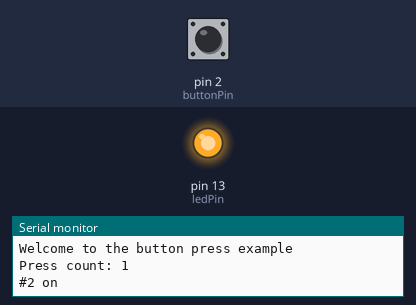
A sketch run on a simulated Arduino Uno, built with avr-gcc and run on an emulated ATmega328P. On the bench: output pins drawn as LEDs (lit = HIGH), the last lines printed to the serial monitor. The inputs (shaded band) are chosen by the test bench; at power-on: pin 2 (buttonPin) LOW. Pins used as bus, display or sensor lines are not drawn.

Above: at 1.2 s.
1.3 s: pin 2 (buttonPin) pulled HIGH for 0.15 s
At 1.38 s:
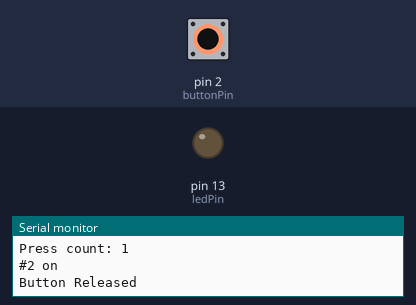
2.9 s: pin 2 (buttonPin) pulled HIGH for 3.2 s
At 7.3 s:
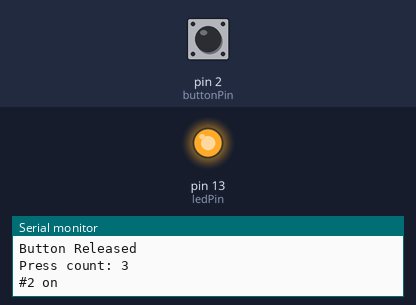
Timing chart, 0 to 8.8 s (numbered marks = the images above; inputs shaded):
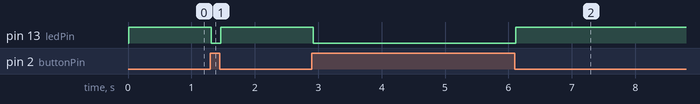

Measured:
- after the input at 1.3 s, pin 13 (ledPin): HIGH → LOW at once, → HIGH 0.15 s later
- after the input at 2.9 s, pin 13 (ledPin): HIGH → LOW at once, → HIGH 3.2 s later

The sketch:

ButtonStateExample.ino
```cpp
/* Button StateMachine Example
 *  by: Jay Wilhelm (jwilhelm@ohio.edu)
 *  Purpose: Demonstrates a button up/down state machine
 *  where actions can be triggered at the press/release states
 */
//button states
#define ButtonState_Up      1
#define ButtonState_Pressed 2
#define ButtonState_Down    3
#define ButtonState_Released 4
//map button high/low to up/down
#define ButtonRead_Up 1
#define ButtonRead_Down 2

#define ledPin    13
#define buttonPin 2
#define led2Pin   1

void setup() {
  // initialize the LED pin as an output:
  pinMode(ledPin, OUTPUT);
  pinMode(led2Pin, OUTPUT);
  // initialize the pushbutton pin as an input:
  pinMode(buttonPin, INPUT);
  Serial.begin(115200);
  Serial.println("Welcome to the button press example");
}

int UpdateButtonState(int iButtonState, int iNewButtonRead)
{
  if(iButtonState == ButtonState_Up && iNewButtonRead == ButtonRead_Down)
    return ButtonState_Pressed;
  else if(iButtonState == ButtonState_Pressed)
    return ButtonState_Down;
  else if(iButtonState == ButtonState_Down && iNewButtonRead == ButtonRead_Up)
    return ButtonState_Released;
  else if(iButtonState == ButtonState_Released)
    return ButtonState_Up;
  return iButtonState;
}

int checkButton(int iButtonPin)
{
  int newButtonRead = digitalRead(iButtonPin);
  delay(10);
  int debounceButtonRead = digitalRead(iButtonPin);
  if(newButtonRead != debounceButtonRead)
    return -1;//button is not stable

  if(newButtonRead == LOW) //Button is active low, ie using pullup
    return ButtonRead_Down;
  return ButtonRead_Up;
}

void loop() {
  //init value of state machine
  static int button1State = ButtonState_Up;
  //keep track of the times a press occurs
  static unsigned int pressCount = 0;
  /*Serial.print("Current State: ");//debug prints
  Serial.print(button1State);
  Serial.print(" Button Read: ");
  Serial.println(checkButton(buttonPin));*/
  button1State = UpdateButtonState(button1State,
                        checkButton(buttonPin));
  /*Serial.print("New State: ");//debug prints
  Serial.println(button1State);*/

  //check the states
  if (button1State == ButtonState_Pressed) {
    digitalWrite(ledPin, HIGH);
    pressCount++;
    Serial.print("Press count: ");
    Serial.println(pressCount);
  }
  else if(button1State == ButtonState_Released) {
    digitalWrite(ledPin, LOW);
    Serial.println("Button Released ");
  }

  //PART 2, LED ON for 2.5s if button pressed + clear on release if < 2.5s
  static unsigned long lastPressTime = 0;
  if (button1State == ButtonState_Pressed)
  {
    lastPressTime = millis();
    digitalWrite(led2Pin, HIGH);
    Serial.println("#2 on");
  }
  else if (millis() - lastPressTime >= 2500
          || button1State != ButtonState_Down)
  {
    digitalWrite(led2Pin, LOW);
  }
}
```
